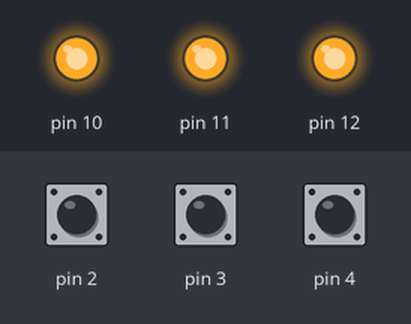
A sketch run on a simulated Arduino Uno, built with avr-gcc and run on an emulated ATmega328P. Shown: output pins drawn as LEDs (lit = HIGH). The inputs (shaded band) are chosen by the test bench; at power-on: pin 2 HIGH, pin 3 HIGH, pin 4 HIGH.

Above: at 1.2 s.
1.3 s: pin 2 pulled LOW for 0.15 s
At 1.37 s:
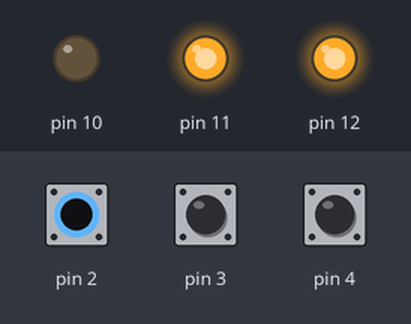
2.9 s: pin 3 pulled LOW for 0.15 s
At 2.97 s:
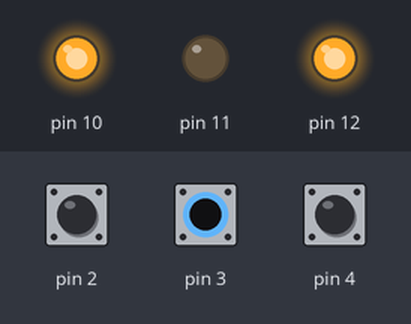
4.5 s: pin 4 pulled LOW for 0.15 s
At 4.57 s:
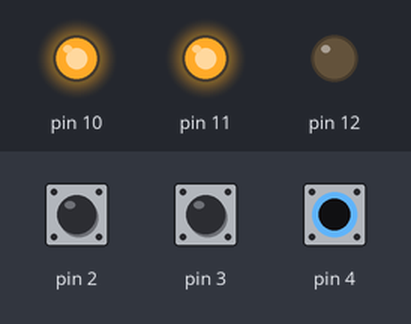
6.1 s: pin 4 pulled LOW for 3.2 s
At 10.4 s:
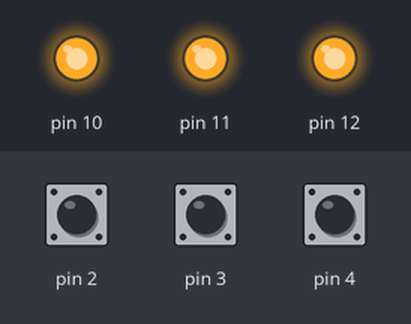
10.8 s: pin 2 pulled LOW for 3.2 s
At 11.6 s:
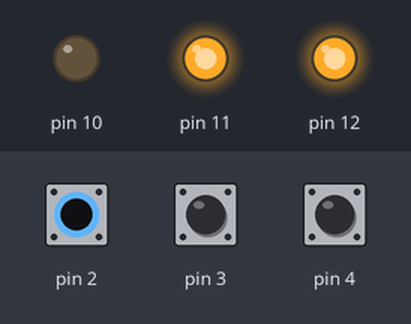
15.5 s: pin 2 driven LOW and pin 3 driven LOW
At 16.4 s:
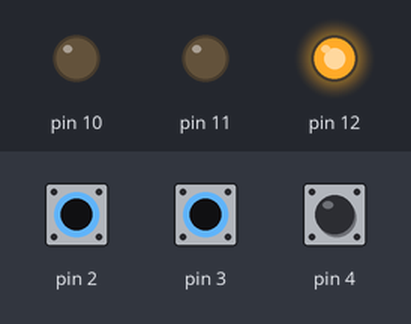
Timing chart, 0 to 18.0 s (numbered marks = the images above; inputs shaded):
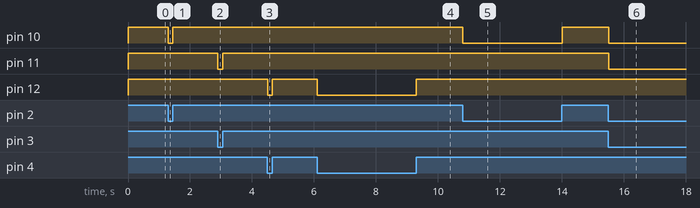

The sketch:

1411132059_h1.ino
```cpp
void setup() {
  for(int i=2;i<=4;i++){
    pinMode(i,INPUT_PULLUP);
    pinMode(i+8,OUTPUT);
  }
}
void loop() {
  for(int i=0; i<=2; i++) {
    digitalWrite(10+i, digitalRead(2+i));
  }
}
```

Measured:
- after the input at 1.3 s, pin 10: HIGH → LOW at once, → HIGH 0.15 s later
- after the input at 2.9 s, pin 11: HIGH → LOW at once, → HIGH 0.15 s later
- after the input at 4.5 s, pin 12: HIGH → LOW at once, → HIGH 0.15 s later
- after the input at 6.1 s, pin 12: HIGH → LOW at once, → HIGH 3.2 s later
- after the input at 10.8 s, pin 10: HIGH → LOW at once, → HIGH 3.2 s later
- after the input at 15.5 s, pin 10, pin 11: HIGH → LOW at once
